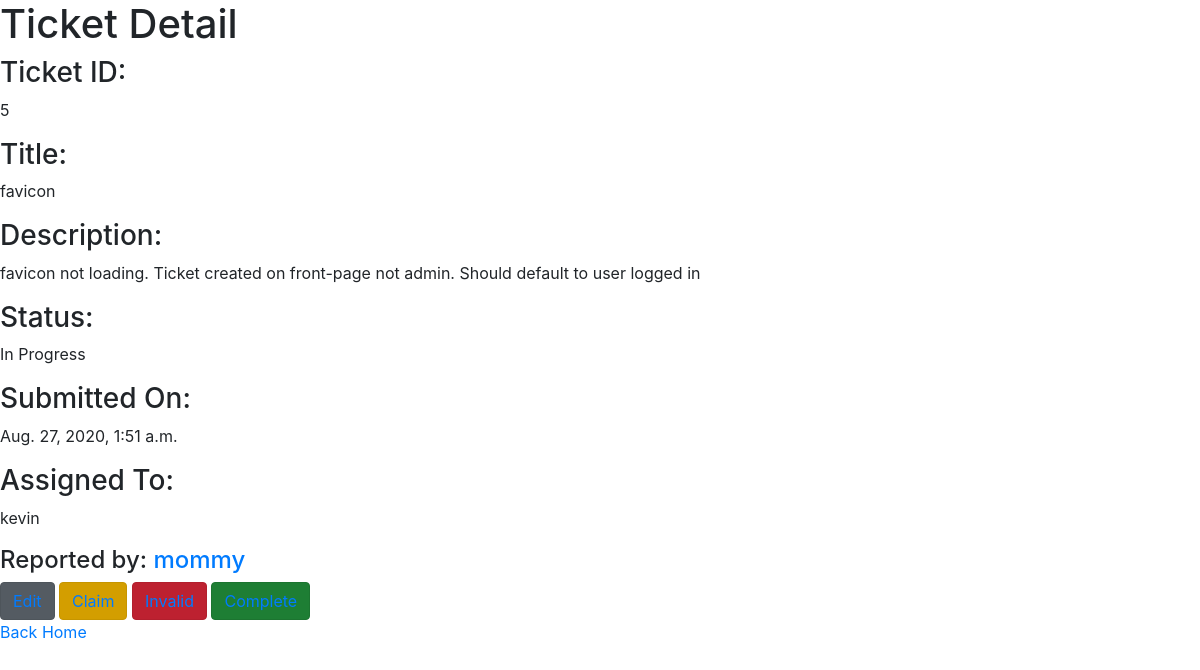
The app's page /ticket/5/ (signed in) with its own data.
### bugtracker_app/models.py (models this page shows, shortened)
class Ticket(models.Model):
    class StatusChoices(models.TextChoices):
        NEW = 'New',
        IN_PROGRESS = 'In Progress',
        DONE = 'Done',
        INVALID = 'Invalid',
    title = models.CharField(max_length=90)
    time_submitted = models.DateTimeField(
        default=now, editable=False)
    description = models.TextField(max_length=255)
    createdby = models.ForeignKey(
        CustomUserModel, null=True, on_delete=models.CASCADE, related_name='createdby')
    status = models.CharField(
        max_length=32,
        choices=StatusChoices.choices,
        default=StatusChoices.NEW
    )
    assignedto = models.ForeignKey(
        CustomUserModel, null=True, default=None, on_delete=models.CASCADE, related_name='assignedto')
    completedby = models.ForeignKey(
        CustomUserModel, blank=True, null=True, default=None, on_delete=models.CASCADE, related_name='completedby')
    class Meta:
        unique_together = ['title', 'description']

### customuser_app/models.py (models this page shows)
class CustomUserModel(AbstractUser):
    displayname = models.CharField(max_length=90, blank=True, null=True)
    REQUIRED_FIELDS = ['displayname']
    def __str__(self):
        return self.username

### bugtracker_app/views.py (the view)
# urls.py: path('ticket/<int:ticket_id>/', views.ticket_detail_view, name='ticketdetail'),
@login_required
def ticket_detail_view(request, ticket_id):
    ticket_detail_objs = Ticket.objects.filter(id=ticket_id).first()
    return render(request, 'ticket_detail.html', {"ticket_detail_objs": ticket_detail_objs})

### templates/ticket_detail.html
{% extends 'base.html' %}
{% block content %}
<h1>Ticket Detail</h1>
<h3>Ticket ID: </h3><p>{{ ticket_detail_objs.id }}</p>
<h3>Title: </h3><p>{{ ticket_detail_objs.title }}</p>
<h3>Description: </h3><p>{{ ticket_detail_objs.description }}</p>
<h3>Status: </h3><p>{{ ticket_detail_objs.status }}</p>
<h3>Submitted On: </h3><p>{{ ticket_detail_objs.time_submitted }}</p>
{% if ticket_detail_objs.status == "Done" %}
    <h3>Completed By: </h3><p>{{ ticket_detail_objs.completedby }}</p>
{% elif ticket_detail_objs.status == "In Progress" %}
    <h3>Assigned To: </h3><p>{{ ticket_detail_objs.assignedto }}</p>
{% elif ticket_detail_objs.status == "Invalid" %}
    <h3>This ticket is Invalid</h3>
{% endif %}
<h4>Reported by: <a href="{% url 'userticketlist' ticket_detail_objs.createdby %}">{{ticket_detail_objs.createdby}}</a></h4>
<button type="button" class="btn btn-secondary active"><a href="{% url 'edit' ticket_detail_objs.id %}">Edit</a></button>
<button type="button" class="btn btn-warning active"><a href="{% url 'claim' ticket_detail_objs.id %}">Claim</a></button>
<button type="button" class="btn btn-danger active"><a href="{% url 'invalid' ticket_detail_objs.id %}">Invalid</a></button>
<button type="button" class="btn btn-success active"><a href="{% url 'complete' ticket_detail_objs.id %}">Complete</a></button>
<div><a href="{% url 'homepage' %}">Back Home</a></div>
{% endblock %}

### records on screen
Ticket: id "5", title "favicon", description "favicon not loading. Ticket created on front-page not admin. Should default to user logged in", status "In Progress", time_submitted "Aug. 27, 2020, 1:51 a.m.", assignedto "kevin", createdby "mommy"
